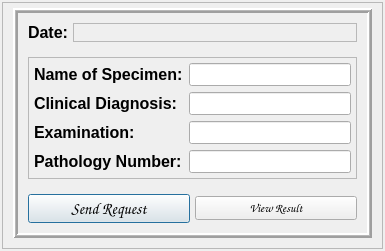
<?xml version="1.0" encoding="UTF-8"?>
<ui version="4.0">
 <class>LabRequest</class>
 <widget class="QDialog" name="LabRequest">
  <property name="geometry">
   <rect>
    <x>0</x>
    <y>0</y>
    <width>385</width>
    <height>251</height>
   </rect>
  </property>
  <property name="windowTitle">
   <string>Lab Request Form</string>
  </property>
  <layout class="QGridLayout" name="gridLayout">
   <property name="leftMargin">
    <number>2</number>
   </property>
   <property name="topMargin">
    <number>2</number>
   </property>
   <property name="rightMargin">
    <number>2</number>
   </property>
   <property name="bottomMargin">
    <number>2</number>
   </property>
   <property name="spacing">
    <number>2</number>
   </property>
   <item row="1" column="1">
    <widget class="QFrame" name="bgLayer">
     <property name="frameShape">
      <enum>QFrame::StyledPanel</enum>
     </property>
     <property name="frameShadow">
      <enum>QFrame::Raised</enum>
     </property>
     <layout class="QGridLayout" name="gridLayout_2">
      <property name="leftMargin">
       <number>10</number>
      </property>
      <property name="topMargin">
       <number>5</number>
      </property>
      <property name="rightMargin">
       <number>10</number>
      </property>
      <property name="bottomMargin">
       <number>10</number>
      </property>
      <item row="0" column="0">
       <widget class="QFrame" name="bgframe">
        <property name="sizePolicy">
         <sizepolicy hsizetype="Preferred" vsizetype="Expanding">
          <horstretch>0</horstretch>
          <verstretch>0</verstretch>
         </sizepolicy>
        </property>
        <property name="frameShape">
         <enum>QFrame::Box</enum>
        </property>
        <property name="frameShadow">
         <enum>QFrame::Raised</enum>
        </property>
        <property name="lineWidth">
         <number>2</number>
        </property>
        <property name="midLineWidth">
         <number>1</number>
        </property>
        <layout class="QVBoxLayout" name="verticalLayout_2">
         <property name="spacing">
          <number>5</number>
         </property>
         <property name="leftMargin">
          <number>10</number>
         </property>
         <property name="topMargin">
          <number>10</number>
         </property>
         <property name="rightMargin">
          <number>10</number>
         </property>
         <property name="bottomMargin">
          <number>10</number>
         </property>
         <item>
          <layout class="QHBoxLayout" name="horizontalLayout_3">
           <item>
            <widget class="QLabel" name="label">
             <property name="sizePolicy">
              <sizepolicy hsizetype="Fixed" vsizetype="Preferred">
               <horstretch>0</horstretch>
               <verstretch>0</verstretch>
              </sizepolicy>
             </property>
             <property name="font">
              <font>
               <family>Tahoma</family>
               <pointsize>12</pointsize>
               <weight>75</weight>
               <bold>true</bold>
              </font>
             </property>
             <property name="text">
              <string>Date:</string>
             </property>
            </widget>
           </item>
           <item>
            <widget class="QLabel" name="label_3">
             <property name="font">
              <font>
               <pointsize>10</pointsize>
              </font>
             </property>
             <property name="autoFillBackground">
              <bool>true</bool>
             </property>
             <property name="frameShape">
              <enum>QFrame::StyledPanel</enum>
             </property>
             <property name="text">
              <string/>
             </property>
            </widget>
           </item>
          </layout>
         </item>
         <item>
          <spacer name="verticalSpacer">
           <property name="orientation">
            <enum>Qt::Vertical</enum>
           </property>
           <property name="sizeHint" stdset="0">
            <size>
             <width>20</width>
             <height>40</height>
            </size>
           </property>
          </spacer>
         </item>
         <item>
          <widget class="QFrame" name="frame">
           <property name="sizePolicy">
            <sizepolicy hsizetype="Preferred" vsizetype="Expanding">
             <horstretch>0</horstretch>
             <verstretch>0</verstretch>
            </sizepolicy>
           </property>
           <property name="frameShape">
            <enum>QFrame::StyledPanel</enum>
           </property>
           <property name="frameShadow">
            <enum>QFrame::Raised</enum>
           </property>
           <layout class="QFormLayout" name="formLayout">
            <property name="leftMargin">
             <number>5</number>
            </property>
            <property name="topMargin">
             <number>5</number>
            </property>
            <property name="rightMargin">
             <number>5</number>
            </property>
            <property name="bottomMargin">
             <number>5</number>
            </property>
            <item row="0" column="0">
             <widget class="QLabel" name="label_4">
              <property name="font">
               <font>
                <family>Tahoma</family>
                <pointsize>12</pointsize>
                <weight>75</weight>
                <bold>true</bold>
               </font>
              </property>
              <property name="text">
               <string>Name of Specimen:</string>
              </property>
             </widget>
            </item>
            <item row="0" column="1">
             <widget class="QLineEdit" name="specimen">
              <property name="font">
               <font>
                <pointsize>10</pointsize>
               </font>
              </property>
              <property name="focusPolicy">
               <enum>Qt::ClickFocus</enum>
              </property>
             </widget>
            </item>
            <item row="1" column="0">
             <widget class="QLabel" name="label_5">
              <property name="font">
               <font>
                <family>Tahoma</family>
                <pointsize>12</pointsize>
                <weight>75</weight>
                <bold>true</bold>
               </font>
              </property>
              <property name="text">
               <string>Clinical Diagnosis:</string>
              </property>
             </widget>
            </item>
            <item row="1" column="1">
             <widget class="QLineEdit" name="diagnosis">
              <property name="font">
               <font>
                <pointsize>10</pointsize>
               </font>
              </property>
             </widget>
            </item>
            <item row="2" column="0">
             <widget class="QLabel" name="label_9">
              <property name="font">
               <font>
                <family>Tahoma</family>
                <pointsize>12</pointsize>
                <weight>75</weight>
                <bold>true</bold>
               </font>
              </property>
              <property name="text">
               <string>Examination:</string>
              </property>
             </widget>
            </item>
            <item row="2" column="1">
             <widget class="QLineEdit" name="examination">
              <property name="font">
               <font>
                <pointsize>10</pointsize>
               </font>
              </property>
             </widget>
            </item>
            <item row="3" column="0">
             <widget class="QLabel" name="label_6">
              <property name="font">
               <font>
                <family>Tahoma</family>
                <pointsize>12</pointsize>
                <weight>75</weight>
                <bold>true</bold>
               </font>
              </property>
              <property name="text">
               <string>Pathology Number:</string>
              </property>
             </widget>
            </item>
            <item row="3" column="1">
             <widget class="QLineEdit" name="Pathology">
              <property name="font">
               <font>
                <pointsize>10</pointsize>
               </font>
              </property>
             </widget>
            </item>
           </layout>
          </widget>
         </item>
         <item>
          <spacer name="verticalSpacer_2">
           <property name="orientation">
            <enum>Qt::Vertical</enum>
           </property>
           <property name="sizeHint" stdset="0">
            <size>
             <width>20</width>
             <height>40</height>
            </size>
           </property>
          </spacer>
         </item>
         <item>
          <layout class="QHBoxLayout" name="horizontalLayout_2">
           <item>
            <widget class="QPushButton" name="sendReqBtn">
             <property name="sizePolicy">
              <sizepolicy hsizetype="Minimum" vsizetype="Expanding">
               <horstretch>0</horstretch>
               <verstretch>0</verstretch>
              </sizepolicy>
             </property>
             <property name="font">
              <font>
               <family>Comic Sans MS</family>
               <pointsize>12</pointsize>
              </font>
             </property>
             <property name="cursor">
              <cursorShape>PointingHandCursor</cursorShape>
             </property>
             <property name="toolTip">
              <string>&lt;html&gt;&lt;head/&gt;&lt;body&gt;&lt;p&gt;Click to request for medical test&lt;/p&gt;&lt;/body&gt;&lt;/html&gt;</string>
             </property>
             <property name="text">
              <string>Send Request</string>
             </property>
            </widget>
           </item>
           <item>
            <widget class="QPushButton" name="viewResult">
             <property name="font">
              <font>
               <family>Comic Sans MS</family>
              </font>
             </property>
             <property name="toolTip">
              <string>&lt;html&gt;&lt;head/&gt;&lt;body&gt;&lt;p&gt;Click to view medical test results&lt;/p&gt;&lt;/body&gt;&lt;/html&gt;</string>
             </property>
             <property name="text">
              <string>View Result</string>
             </property>
            </widget>
           </item>
          </layout>
         </item>
        </layout>
       </widget>
      </item>
     </layout>
    </widget>
   </item>
  </layout>
 </widget>
 <resources/>
 <connections/>
</ui>
